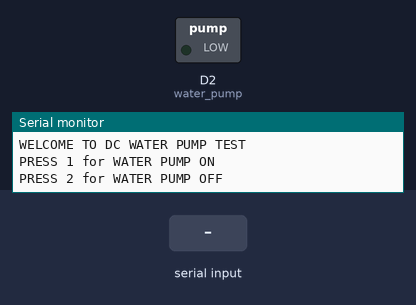
Simulated run of this sketch. Board: ESP8266 (NodeMCU). On the bench: switched loads named in the sketch (green lamp = pin HIGH), the last lines printed to the serial monitor. The test bench sets the inputs (shaded band).

Above: at 1.2 s.
1.3 s: "1" received over Serial
At 2.5 s:
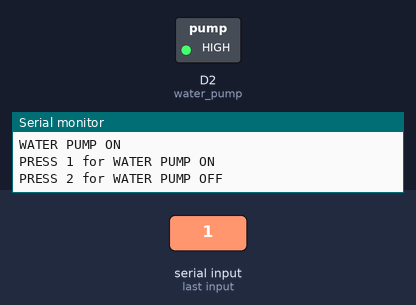
2.8 s: "2" received over Serial
At 3.6 s:
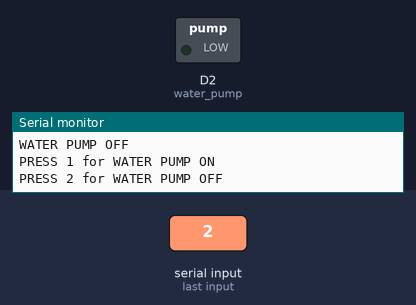
Timing chart, 0 to 5.8 s (numbered marks = the images above; inputs shaded):
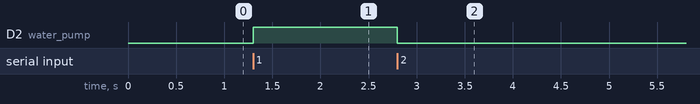

Measured:
- after the input at 1.3 s, D2 (water_pump): LOW → HIGH at once
- after the input at 2.8 s, D2 (water_pump): HIGH → LOW at once

The sketch:

water_pump_nodemcu.ino
```cpp
/***************************************************************
 * COMPONENT TEST PROGRAM   : DC WATER PUMP
 * BOARD                    : NodeMCU
 * INPUT                    : Serial Monitor
 * OUTPUT                   : WATER PUMP (RELAY)
 * TEST ENGINEER            : RABBANI BASHA
 * HARDWARE ENGINEER        : VENKATESH R
 * PROGRAMMER               : MADHU PARVATHANENI
 * ORGANIZATION             : MADHU HARDWARE GROUP
 * DATE                     : 23rd DEC 2018
 ****************************************************************/
// Port Declaration
int water_pump=D2;

void setup()
{
 pinMode(water_pump,OUTPUT); // RELAY IN
 Serial.begin(9600);
 Serial.println("WELCOME TO DC WATER PUMP TEST");
}

void loop()
{
 Serial.println("PRESS 1 for WATER PUMP ON");
 Serial.println("PRESS 2 for WATER PUMP OFF");
 while(Serial.available()==0);
 while(Serial.available())
 {
  char ch=Serial.read();
  if(ch=='1')
  {
    Serial.println("WATER PUMP ON");
    digitalWrite(water_pump,HIGH);
  }
  else if(ch=='2')
  {
    Serial.println("WATER PUMP OFF");
    digitalWrite(water_pump,LOW);
  }
 }
}
```
